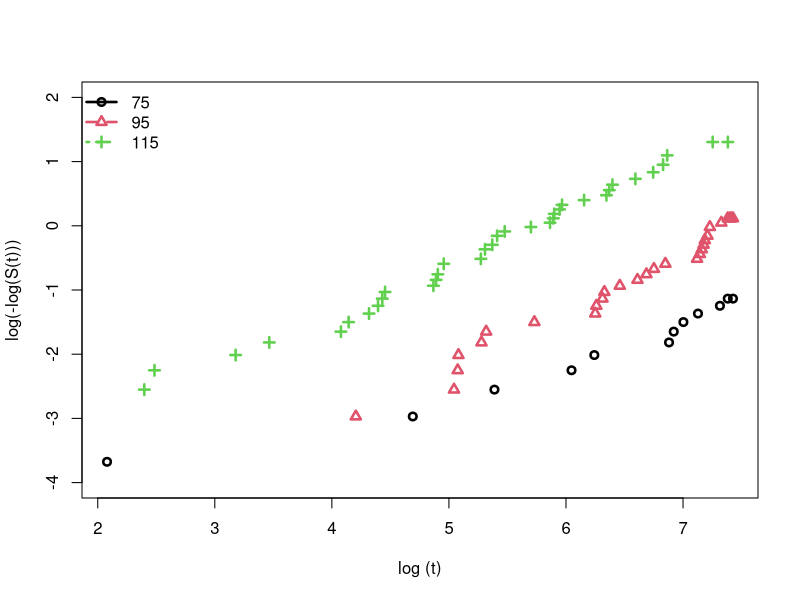
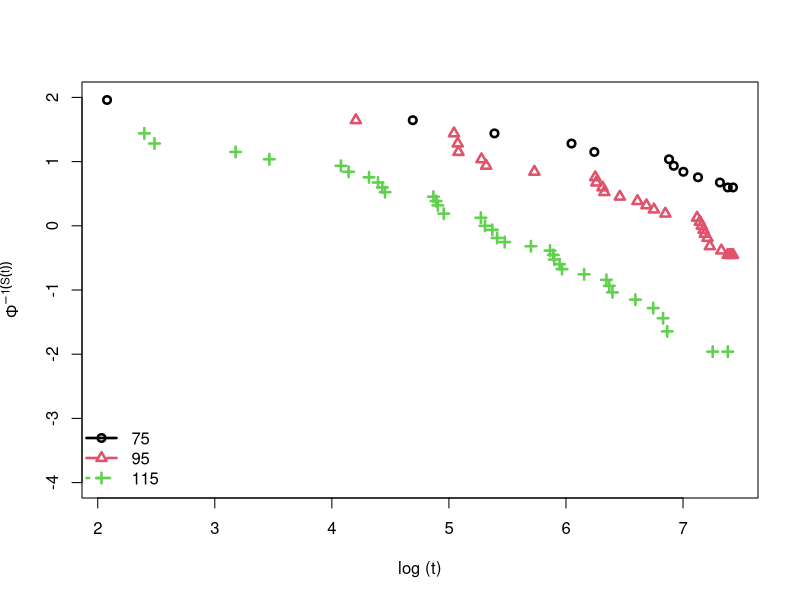
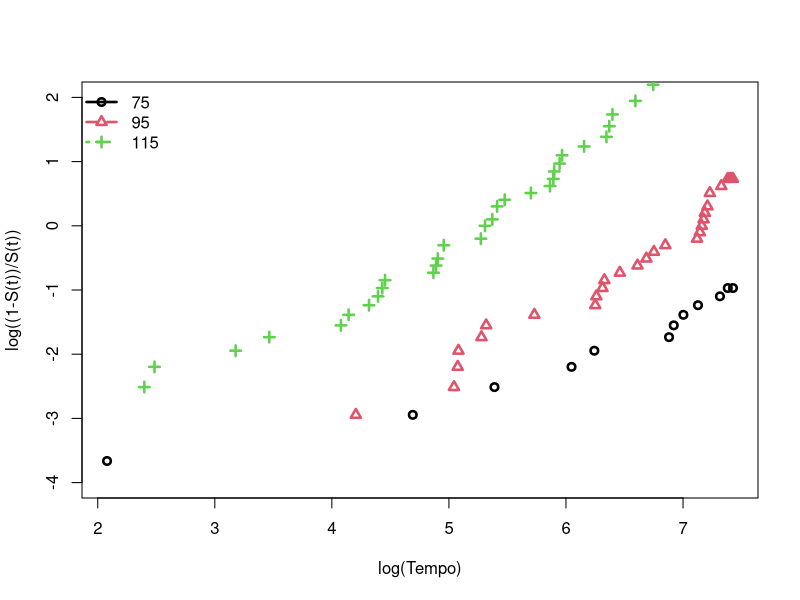
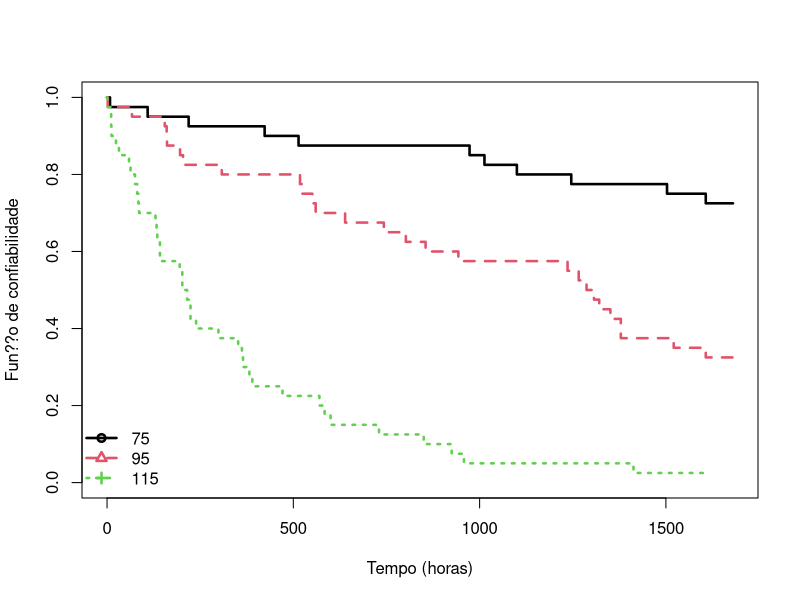
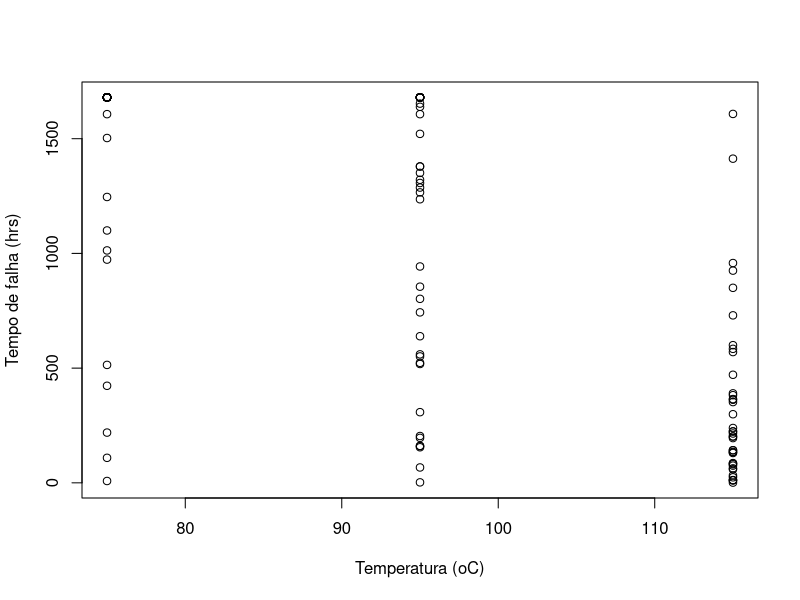
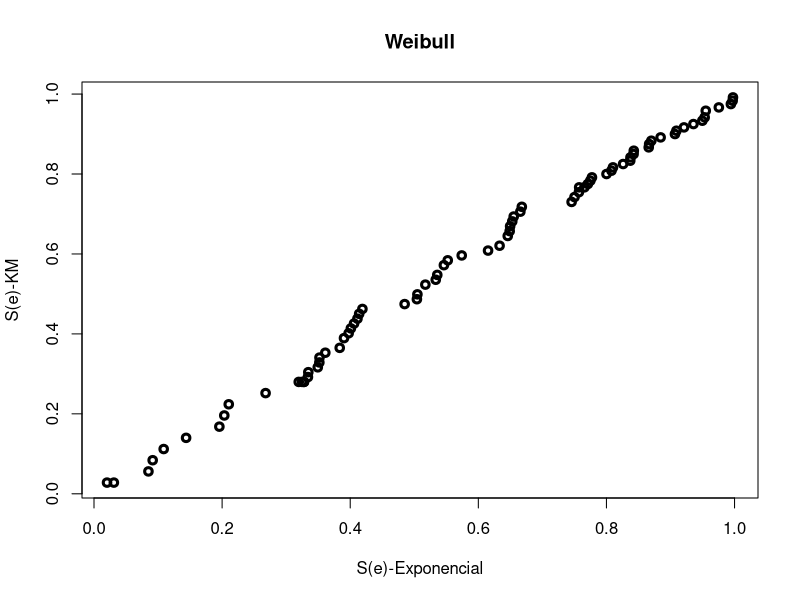
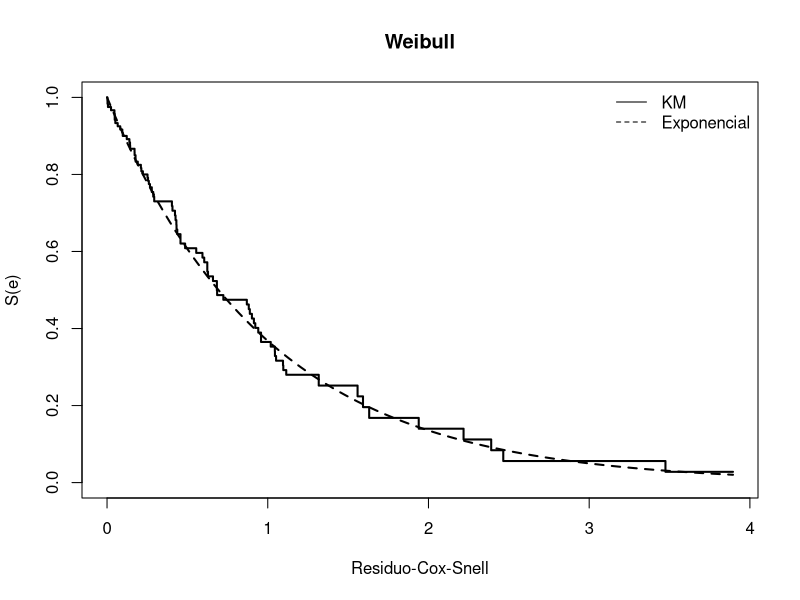
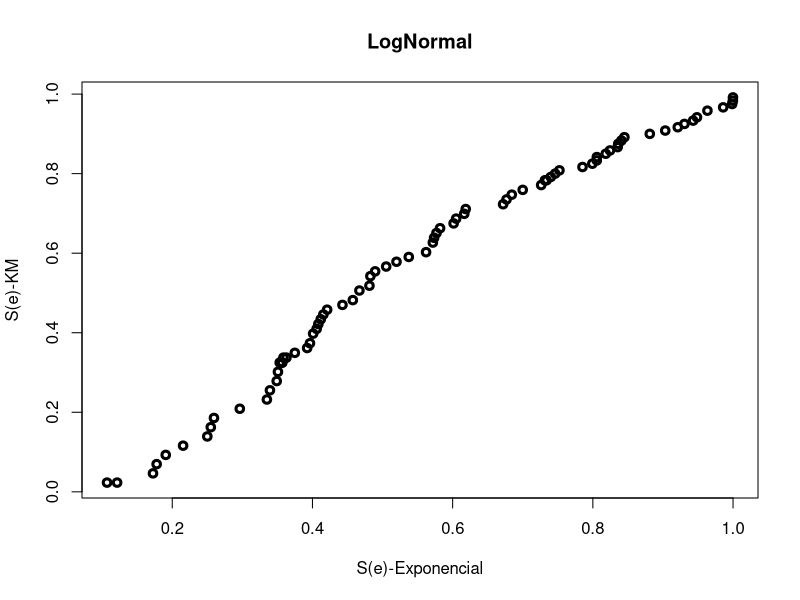

These charts were generated, in order, by the following R code: (Note: this script raises an error after producing the figures.)

rm(list=ls(all=TRUE))


t1=c(8,109,219,423,514,973,1013,1100,1246,1503,1607,rep(1680,29))
d1=c(rep(1,11),rep(0,29))
x1=rep(75,40)
t2=c(2,67,155,160,161,196,204,308,518,523,551,560,639,743,802,855,943,1236,1266,1287,1307,
     1351,1379,1321,1379,1521,1607,1639,1653,rep(1680,11))
d2=c(rep(1,27),rep(0,13))
x2=rep(95,40)

t3=c(1,11,11,12,24,32,59,63,75,81,84,86,130,133,135,142,142,195,202, 202,215,224,224,239,
     299,352,362,365,382,390,471,570,584,600,730,850,925,958,1413,1608)
d3=c(rep(1,39),rep(0,1))
x3=rep(115,40)
library(survival)
library(msm)

mKM_1=survfit(Surv(t1, d1) ~ 1, se.fit = FALSE)
mKM_2=survfit(Surv(t2, d2) ~ 1, se.fit = FALSE)
mKM_3=survfit(Surv(t3, d3) ~ 1, se.fit = FALSE)

par(mfrow=c(1,1))

### Avaliar Weibull
plot(log(mKM_1$time),log(-log(mKM_1$surv)) ,xlab="log (t)",ylab="log(-log(S(t)))", 
     ylim=c(-4,2),lty=1, lwd=2.5,pch=1,col=1)
points(log(mKM_2$time),log(-log(mKM_2$surv)) ,xlab="log (t)",ylab="log(-log(S(t)))", 
       lty=2, lwd=2.5,pch=2,col=2)
points(log(mKM_3$time),log(-log(mKM_3$surv)) ,xlab="log (t)",ylab="log(-log(S(t)))",lty=3,
       lwd=2.5,pch=3,col=3)

legend("topleft",c("75 ","95","115"), bty="n", pch=1:3,col=1:3,lty=1:3,lwd=2.5)

# LOGNormal
plot(log(mKM_1$time),qnorm(mKM_1$surv) ,xlab="log (t)",ylab=expression(Phi^-1 (S(t))), 
     ylim=c(-4,2),lty=1, lwd=2.5,pch=1,col=1)
points(log(mKM_2$time),qnorm(mKM_2$surv) ,xlab="log (t)",ylab=expression(Phi^-1 (S(t))), 
       lty=2, lwd=2.5,pch=2,col=2)
points(log(mKM_3$time),qnorm(mKM_3$surv) ,xlab="log (t)",ylab=expression(Phi^-1 (S(t))),lty=3,
       lwd=2.5,pch=3,col=3)
legend("bottomleft",c("75 ","95","115"), bty="n", pch=1:3,col=1:3,lty=1:3,lwd=2.5)

## LOGLOGISTICO
plot(log(mKM_1$time),log((1-mKM_1$surv)/mKM_1$surv), xlab="log(Tempo)",ylab="log((1-S(t))/S(t))", 
     ylim=c(-4,2),lty=1, lwd=2.5,pch=1,col=1)
points(log(mKM_2$time),log((1-mKM_2$surv)/mKM_2$surv), xlab="log(Tempo)",ylab="log((1-S(t))/S(t))", 
       lty=2, lwd=2.5,pch=2,col=2)
points(log(mKM_3$time),log((1-mKM_3$surv)/mKM_3$surv), xlab="log(Tempo)",ylab="log((1-S(t))/S(t))",
       lty=3,       lwd=2.5,pch=3,col=3)
legend("topleft",c("75 ","95","115"), bty="n", pch=1:3,col=1:3,lty=1:3,lwd=2.5)



t=c(t1,t2,t3)
delta=c(d1,d2,d3)
x=c(x1,x2,x3)
xx1=1000/(273.16+x)
mKM=survfit(Surv(t, delta) ~ x, se.fit = FALSE)
plot(mKM, xlab="Tempo (horas)",ylab="Fun??o de confiabilidade", lty=1:3, lwd=2.5,pch=1:3,col=1:3)
legend("bottomleft",c("75 ","95","115"), bty="n", pch=1:3,col=1:3,lty=1:3,lwd=2.5)

plot(x,t, xlab="Temperatura (oC)",ylab="Tempo de falha (hrs)")

fit.wei=survreg(Surv(t, delta)~xx1, dist="weibull",score=T)
summary(fit.wei)
fit.ln=survreg(Surv(t, delta)~xx1, dist="lognormal")
summary(fit.ln)
fit.ll=survreg(Surv(t, delta)~xx1, dist="loglogistic")
summary(fit.ll)
#dados=cbind(t,delta,x)
#write.table(dados,"d:\\marron.txt",row.names=F)
par(mfrow=c(1,1))
## An?lise de  Residuos-Weibull
SW=exp(-(t/exp(fit.wei$linear.predictors))^(1/fit.wei$scale))
eW=-log(SW)
eKMW=survfit(Surv(eW, delta) ~ 1, se.fit = FALSE)
plot(exp(-eKMW$time),eKMW$surv, xlab="S(e)-Exponencial",ylab="S(e)-KM",lwd=3, main="Weibull")
plot(eKMW,ylab="S(e)",xlab="Residuo-Cox-Snell",lty=1,lwd=2,main="Weibull")
curve(exp(-x),0,max(eKMW$time), add=T,lwd=2, lty=2)
legend("topright", c("KM","Exponencial"), bty="n", lty=1:2)
## An?lise de  Residuos-logNormal
SLN=pnorm(-(log(t)-fit.ln$linear.predictors)/fit.ln$scale)
eLN=-log(SLN)
eKML=survfit(Surv(eLN, delta) ~ 1, se.fit = FALSE)
plot(exp(-eKML$time),eKML$surv, xlab="S(e)-Exponencial",ylab="S(e)-KM",lwd=3,main="LogNormal")
plot(eKML,ylab="S(e)",xlab="Residuo-Cox-Snell",lty=1,lwd=2,main="LogNormal")
curve(exp(-x),0,max(eKML$time), add=T,lwd=2, lty=2)
legend("topright", c("KM","Exponencial"), bty="n", lty=1:2)
## An?lise de  Residuos-loglogistic
SLL=(1+(fit.ll$linear.predictors*t)^(1/fit.wei$scale))^(-1)
eLL=-log(SLN)
eKMLL=survfit(Surv(eLL, delta) ~ 1, se.fit = FALSE)
plot(exp(-eKMLL$time),eKMLL$surv, xlab="S(e)-Exponencial",ylab="S(e)-KM",lwd=3,main="LogLogistico")
plot(eKMLL,ylab="S(e)",xlab="Residuo-Cox-Snell",lty=1,lwd=2,main="LogLogistico")
curve(exp(-x),0,max(eKMLL$time), add=T,lwd=2, lty=2)
legend("topright", c("KM","Exponencial"), bty="n", lty=1:2)
###
betas=fit.wei$coefficients
alpha=1/fit.wei$scale
cov=fit.wei$var
ep=sqrt(diag(cov))
emv=c(betas,fit.wei$icoef[2])
## Delta method
dm=deltamethod(list(~1/exp(x3)), emv, cov)
mv=c(alpha,betas)
ep1=c(dm,ep[1:2])
z=mv/ep1
saida=cbind(mv,ep1,z)
colnames(saida)=c("Estimativa","Erro padr?o", "Estat.")
rownames(saida)=c("alpha","beta_0", "beta_1.")
(round(saida,4))
### Tempo medio
c=55
xc=1000/(273.16+c)
ET=exp(betas[1]+betas[2]*xc)*gamma((fit.wei$scale)+1)
EPE=deltamethod(list(~exp(x1+x2*xc)*gamma(exp(x3)+1)), emv, cov)
LIE=max(0,ET-1.64*EPE)
LSE= ET+ 1.64*EPE
ESE=cbind(ET,EPE,LIE,LSE)
colnames(ESE)=c("Valor Esperado", "Erro padr?o","LI", "LS")
ESE
## A media em fun??o do niveis de estresse
et=function(x){
  
  xc=1000/(273.16+x)
  ee= exp(betas[1]+betas[2]*xc)*gamma((fit.wei$scale)+1)
  ee
}
curve(et(x),45,120, xlab="Temperatura(oC)",ylab="Tempo m?dio (hrs)",lty=1)
segments(55,0,55,et(55),col="red",lty=2)
segments(0,et(55),55,et(55),col="red",lty=2)
### A mediana em fun??o dos n?veis de estresse
em=function(x){
  
  xc=1000/(273.16+x)
  ee= exp(betas[1]+betas[2]*xc)*log(2)^((fit.wei$scale))
  ee
}
curve(em(x),45,120, xlab="Temperatura(oC)",ylab="Tempo mediano")
segments(55,0,55,em(55),col="red",lty=2)
segments(0,em(55),55,em(55),col="red",lty=2)
MDE=deltamethod(list(~exp(x1+x2*xc)*log(2)^(exp(x3))), emv, cov)
md=em(55)
LIMd=max(0,md-1.64*MDE)
LSMd= md+ 1.64*MDE
ESMd=cbind(md,MDE,LIMd,LSMd)
colnames(ESMd)=c("Mediana", "Erro padr?o","LI", "LS")
ESMd
## Quantil fun??o
qwar=function(x,p=0.5){
  
  xc=1000/(273.16+x)
  ee= exp(betas[1]+betas[2]*xc)*(-log(1-p))^((fit.wei$scale))
  ee
}
curve(qwar(x,p=0.05),45,120, xlab="Temperatura(oC)",ylab="Tempo quantil 5%",col="black")
segments(55,0,55,qwar(55,0.05),col="red",lty=2)
segments(0,qwar(55,0.05),55,qwar(55,0.05),col="red",lty=2)

EpQ=deltamethod(list(~exp(x1+x2*xc)*(-log(1-0.05))^(exp(x3))), emv, cov)
q=qwar(55,0.05)
LIq=max(0,q-1.64*EpQ)
LSq= q+ 1.64*EpQ
Eq=cbind(q,EpQ,LIq,LSq)
colnames(Eq)=c("Quatil 5%", "Erro padr?o","LI", "LS")
Eq

## Reability function

Swar=function(x){
  
  xc=1000/(273.16+55)
  ee= exp(-(x/exp(betas[1]+betas[2]*xc))^(1/(fit.wei$scale)))
  ee
}

curve(Swar(x),0,150000, xlab="Tempo(hrs)",ylab="Fun??o de confiabilidade")
segments(1825,0,1825,Swar(1825),col="red",lty=2)
segments(0,Swar(1825),1825,Swar(1825),col="red",lty=2)
### Erro padr?o para S(to)
EPS=deltamethod(list(~exp(-(1825/exp(x1+x2*xc))^(1/exp(x3)))), emv, cov)
S_0=Swar(1825)
LIs=max(0,S_0-1.64*EPS)
LSs= S_0+ 1.64*EPS
Es=cbind(S_0,EPS,LIs,LSs)
colnames(Es)=c("S(t_0)", "Erro padr?o","LI", "LS")
Es

### Erro padr?o para 1-S(to), to=1825
EPF=deltamethod(list(~1-exp(-(1825/exp(x1+x2*xc))^(1/exp(x3)))), emv, cov)
F_0=1-Swar(1825)
LIF=max(0,F_0-1.64*EPF)
LSF= F_0+ 1.64*EPF
EF=cbind(F_0,EPF,LIF,LSF)
colnames(EF)=c("F(t_0)", "Erro padr?o","LI", "LS")
EF

Resultado=round(rbind(ESE/1825,ESMd/1825,Eq/1825,Es,EF),4)
rownames(Resultado)=c("Media","Mediana","Quantil 5%", "S(to)","F(t_0)")
colnames(Resultado)=c("Estimava","Erro padr?o", "LI","LS")
Resultado
